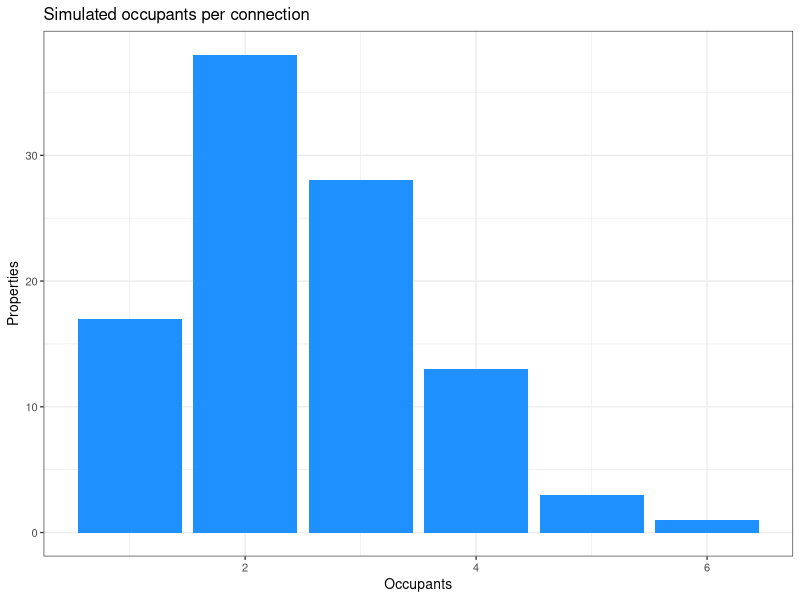
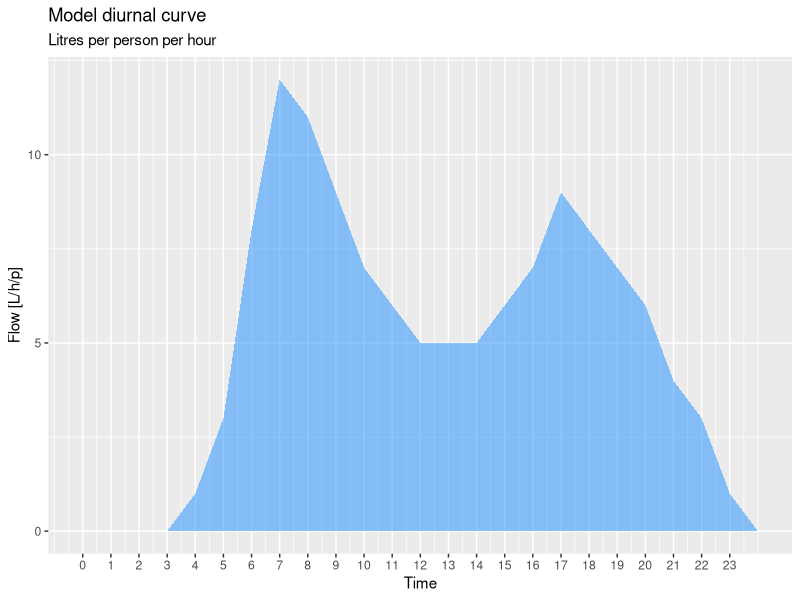

Here is the R script that generated these plots, in order: (Note: this script raises an error after producing the figures.)
## ---- chunk 1
knitr::opts_chunk$set(echo=TRUE, message=FALSE, warning=FALSE, fig.width = 4, fig.height = 3)
## ---- chunk 2
library(tidyverse)
n <- 100 # Number of services
days <- 365 # Number of days
start <- as.POSIXct("2069-01-01", tz = "Australia/Melbourne") # Start of simulation
## ---- chunk 3
set.seed(1)
meters <- data.frame(rtu = paste("RTU", 
                                 sample(1E5:9E5, n, replace = FALSE), 
                                 sep = "-"),
                     offset = sample(0:3599, n, replace = TRUE))
## ---- chunk 4
set.seed(1)
# Number of occupants per connection
customers <- tibble(service = meters$rtu,
                    occupants = rpois(n, 1.5) + 1)

ggplot(customers, aes(occupants)) + geom_bar(fill = "dodgerblue") + 
  labs(title = "Simulated occupants per connection",
       x = "Occupants", y = "Properties") + 
  theme_bw(base_size = 10)
## ---- chunk 5
customers <- mutate(customers, home = rbinom(n, 1, .2),
                    garden = rbinom(n, 1, .7),
                    hols = rbinom(n, 1, .1),
                    duration = hols * sample(3:14, n, replace = TRUE))
## ---- chunk 6
diurnal <- tibble(Time = 0:24,
                  Flow = round(c(1.36, 1.085, 0.98, 1.05, 1.58, 3.87,
                                 9.37, 13.3, 12.1, 10.3, 8.44, 7.04,
                                 6.11, 5.68, 5.58, 6.67, 8.32, 10.0,
                                 9.37, 7.73, 6.59, 5.18, 3.55, 2.11, 1)) - 1)

ggplot(diurnal, aes(Time, Flow)) + 
    geom_area(fill = "dodgerblue", alpha = 0.5) +
    scale_x_continuous(breaks = 0:23) + 
    scale_y_continuous(breaks = seq(0, 15, 5)) + 
    labs(title = "Model diurnal curve",
         subtitle = "Litres per person per hour",
         y = "Flow [L/h/p]")

diurnal <- diurnal[-24, ]
## ---- chunk 7
leaks <- rbinom(n, 1, prob = .05) * sample(10:50, n, replace = TRUE)
tibble(DevEUI = rtu, Leak = leaks) %>%
  filter(leaks > 0) %>%
  knitr::kable(caption = "Simulated leaks in litres per hour.")
## ---- chunk 8
sim <- tibble(DeviceID = rep(NA, 24 * n * d),
              TimeStamp = Sys.time(), 
              Count = NA)
vmin <- 0.2
vmax <- 1.4

seasonality <- ((cos((1:365) / (d / ( 2 * pi)))) + 1) * runif(d, 0.8, 1.2)

for (i in 1:n) {
    r <- ((i - 1) * 24 * d + 1):(i * 24 * d)
    sim$DeviceID[r] <- rep(rtu[i], each = (24 * d))
    sim$TimeStamp[r] <- seq.POSIXt(s, by = "hour", length.out = 24 * d) + offset[i]
    # Basic diurnal
    flow <- diurnal$Flow * runif(1, vmin, vmax) * occupants[i]
    # Going to work?
    leave <- sample(7:9, 1)
    home <- sample(15:18, 1)
    flow[leave:home] <- flow[leave:home] * work[i]
    # Ad seasonality
    flow <- rep(flow, d) * rep(seasonality, each = 24)
    # Holidays?
    hols_start <- sample(1:((d - 11) * 24), 1)
    hols_end <- hols_start + sample(1:240, 1)
    flow[hols_start:hols_end] <- hols[i] * flow[hols_start:hols_end]
    # Ad leaks and create cumulative count
    sim$Count[r] <- round(cumsum(flow + leaks[i]) / 5)
}


sim$TimeStamp <- as.character(sim$TimeStamp)

write_csv(sim, "casestudy3/meter_reads.csv")
## ---- chunk 9
device <- sample(rtu, 1)
filter(sim, DeviceID == device) %>%
  slice(100:148) %>%
  ggplot(aes(TimeStamp, Count)) + geom_line() + 
  labs(title = "Cumulative water consumption",
       subtitle = paste("Device", device))
#ggsave("manuscript/resources/session7/consumption_sample.png", width = 6, height = 4)
